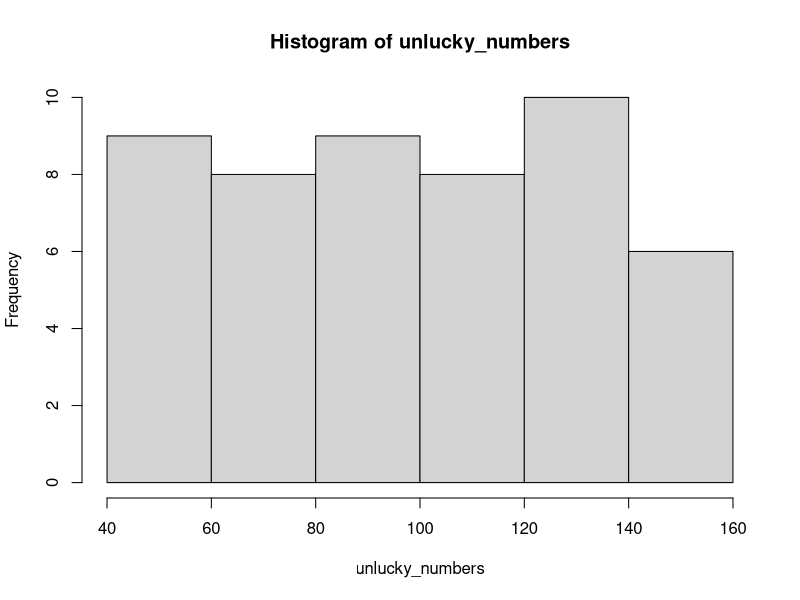
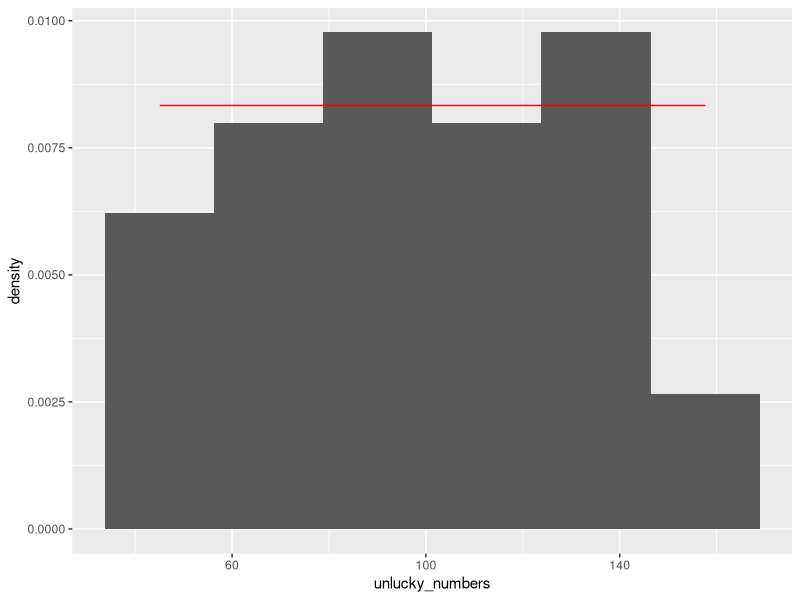
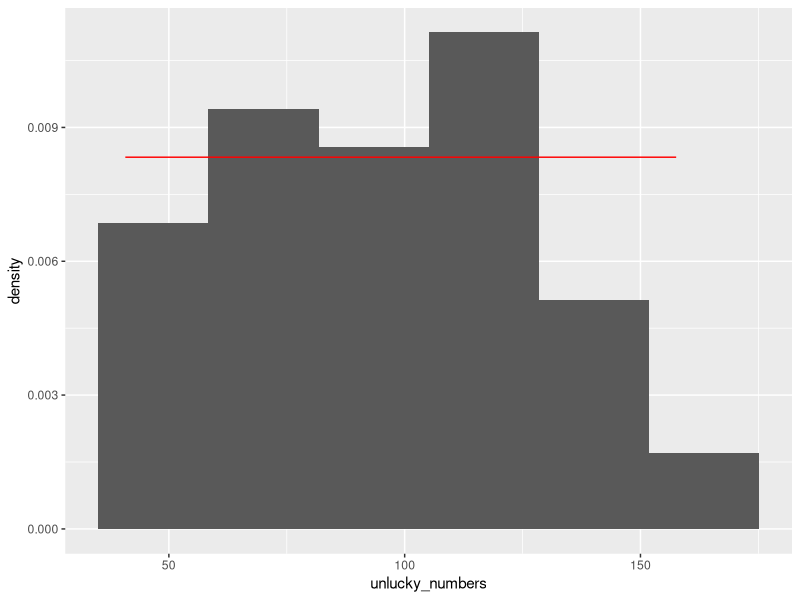
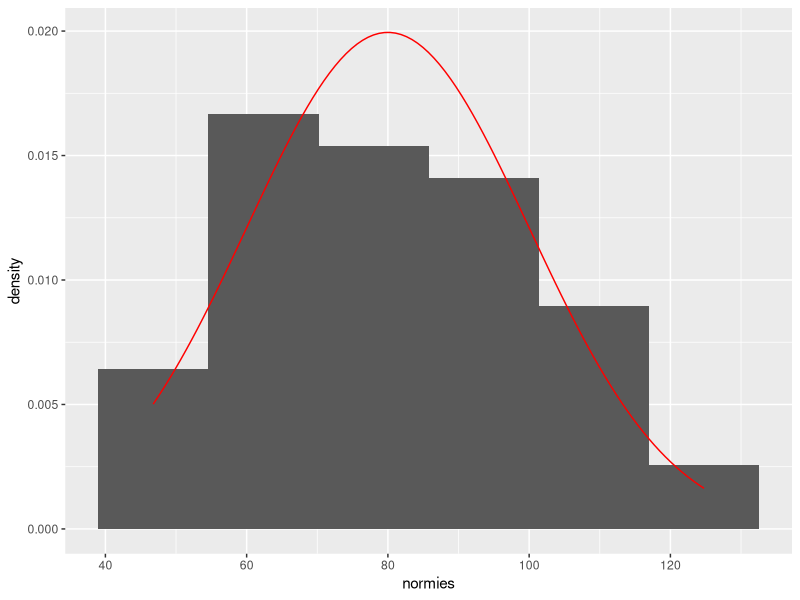
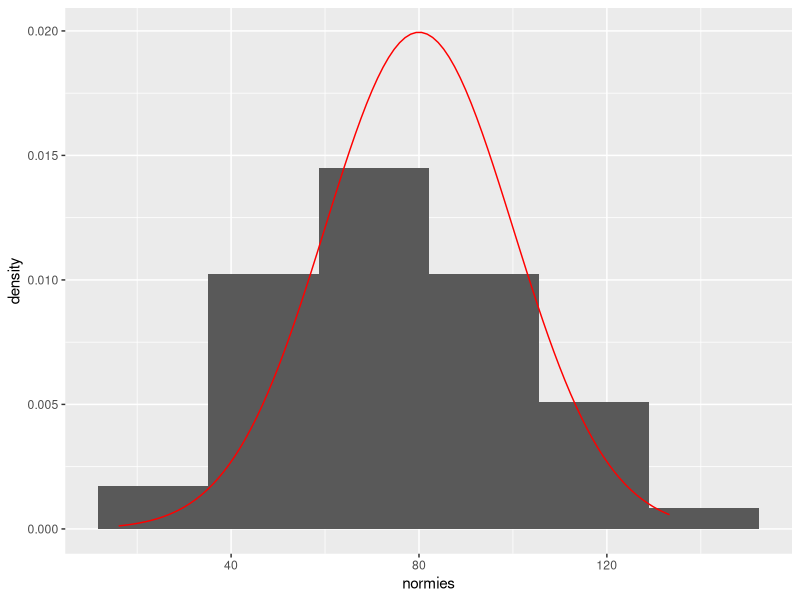
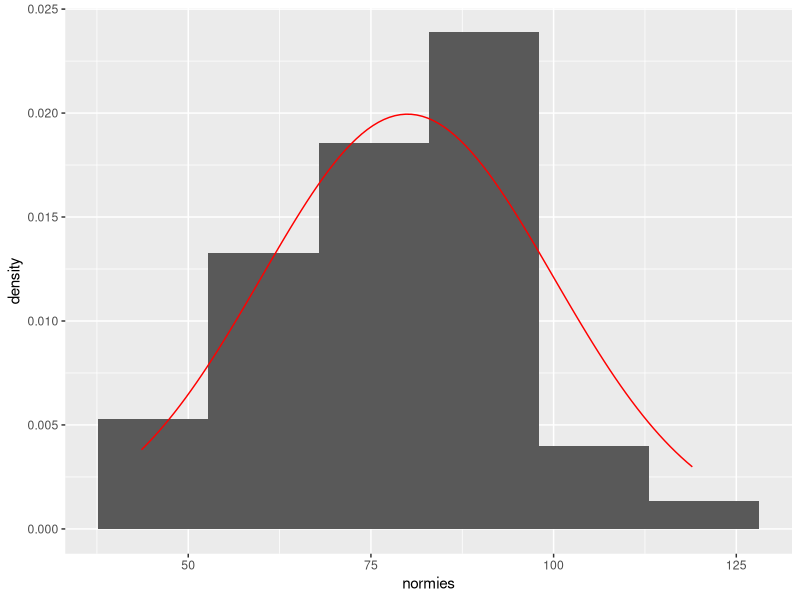
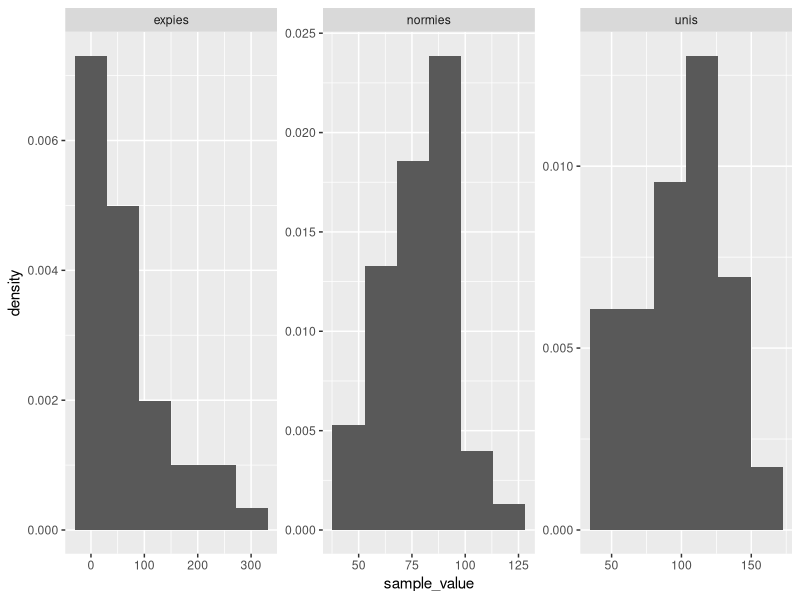
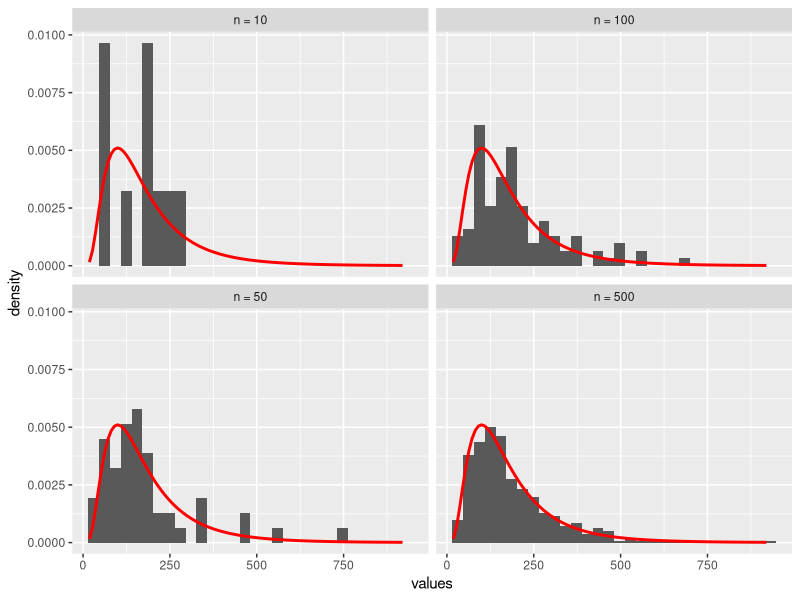

Reproduce these figures in R, in order.
## ---- chunk 1
knitr::opts_chunk$set(echo = TRUE)
## ---- chunk 2
this_is_so_random = runif(n=1)
this_is_so_random
## ---- chunk 3
unlucky_numbers = runif(n=50)
unlucky_numbers
## ---- chunk 4
unlucky_numbers = (unlucky_numbers * (160-40)) + 40
unlucky_numbers
## ---- chunk 5
hist(unlucky_numbers)
## ---- chunk 6
random_df <- as.data.frame(unlucky_numbers)

library(ggplot2)

ggplot(random_df, aes(x=unlucky_numbers)) +
  geom_histogram(aes(y = after_stat(density)), bins = 6) +
  stat_function(
                fun = dunif, 
                args = list(min = 40, max = 160),
                col = 'red')
## ---- chunk 7
low_bound <- 40
upp_bound <- 160

# Generating 50 numbers from the U(0,1) distribution
unlucky_numbers <- runif(n=50)

# transforming to U(40,160) with the quantile function
unlucky_numbers <- qunif(unlucky_numbers, min = low_bound, max = upp_bound)

# Check the results on a histogram
random_df <- as.data.frame(unlucky_numbers)
ggplot(random_df, aes(x=unlucky_numbers)) +
  geom_histogram(aes(y = after_stat(density)), bins = 6) +
  stat_function(
                fun = dunif, 
                args = list(min = 40, max = 160),
                col = 'red')
## ---- chunk 8
mu <- 80
sigma <- 20

# Generating 50 numbers from a U(0,1) distribution
unlucky_numbers <- runif(n=50)

# Transforming to N(80,20) with the help of the quantile function
normies <- qnorm(unlucky_numbers, mean = mu, sd = sigma)

# Check the results on a histogram
norm_df <- as.data.frame(normies)
ggplot(norm_df, aes(x=normies)) +
  geom_histogram(aes(y = after_stat(density)), bins = 6) +
  stat_function(
                fun = dnorm, 
                args = list(mean = mu, sd = sigma),
                col = 'red')
## ---- chunk 9
mu <- 80
sigma <- 20

# Generating 50 numbers from the N(80,20) distribution
normies <- rnorm(n = 50, mean = mu, sd = sigma)

# Check the results on a histogram
norm_df <- as.data.frame(normies)
ggplot(norm_df, aes(x=normies)) +
  geom_histogram(aes(y = after_stat(density)), bins = 6) +
  stat_function(
                fun = dnorm, 
                args = list(mean = mu, sd = sigma),
                col = 'red')
## ---- chunk 10
mu <- 80
sigma <- 20

# Generating 50 numbers from the N(80,20) distribution
set.seed(1992)
normies <- rnorm(n = 50, mean = mu, sd = sigma)

# Check the results on a histogram
norm_df <- as.data.frame(normies)
ggplot(norm_df, aes(x=normies)) +
  geom_histogram(aes(y = after_stat(density)), bins = 6) +
  stat_function(
                fun = dnorm, 
                args = list(mean = mu, sd = sigma),
                col = 'red')
## ---- chunk 11
# Generating 50 numbers from the N(80,20) distribution
mu <- 80
sigma <- 20

set.seed(1992)
normies <- rnorm(n = 50, mean = mu, sd = sigma)
  
# Generating 50 numbers from the Exp(0.0125) distribution
lam <- 0.0125

set.seed(1992)
expies <- rexp(n = 50, rate = lam)

# Generating 50 numbers from the U(40, 160) distribution
low_bound <- 40
upp_bound <- 160

set.seed(1992)
unis <- runif(n = 50, min = low_bound, max = upp_bound)

# Put the results into the same data frame
all_in_one <- data.frame(normies=normies,
                         expies=expies,
                         unis=unis)
str(all_in_one)
## ---- chunk 12
library(tidyverse)
all_in_one_long <- all_in_one %>% gather("distribution", "sample_value")
all_in_one_long
## ---- chunk 13
ggplot(all_in_one_long, aes(x=sample_value)) +
  geom_histogram(aes(y = after_stat(density)), bins=6) +
  facet_wrap(~distribution, scales = "free")
## ---- chunk 14
# parameters of N(80,20)
mu <- 80
sigma <- 20

# parameters of Exp(0.0125)
lam <- 0.0125

# parameters of U(40,160)
low_bound <- 40
upp_bound <- 160

NormStat <- c(
  mu, # Mean (Expected Value)
  sigma, # St Dev
  qnorm(0.5, mu, sigma), # Median
  pnorm(100, mu, sigma)) # P(y_i<100)

ExponStat = c(
  (1/lam), # Mean (Expected Value)
  (1/lam), # St Dev
  qexp(0.5, rate = lam), # Median
  pexp(100, rate = lam)) # P(y_i<100)

UnifStat = c(
  ((low_bound + upp_bound)/2), # Mean (Expected Value)
  ((upp_bound-low_bound)/sqrt(12)), # St Dev
  qunif(0.5, min=low_bound, max=upp_bound), # Median
  punif(100, min=low_bound, max=upp_bound)) # P(y_i<100)

TheoreticalMeasures <- data.frame(Normal=NormStat,
                                  Exponential=ExponStat,
                                  Uniform=UnifStat)

rownames(TheoreticalMeasures) <- c("Exp Value", "St Dev", "Median", "P(y_i<100)") # name of the measures as row indices

TheoreticalMeasures
## ---- chunk 15
NormalSampleStat = c(
  mean(all_in_one$normies), # Mean
  sd(all_in_one$normies), # St Dev
  median(all_in_one$normies), # Median
  sum(all_in_one$normies < 100)/nrow(all_in_one)) # P(y_i<100), now relative freq.

ExponSampleStat = c(
  mean(all_in_one$expies), # Mean
  sd(all_in_one$expies), # St Dev
  median(all_in_one$expies), # Median
  sum(all_in_one$expies < 100)/nrow(all_in_one)) # P(y_i<100), now relative freq.

UnifSampleStat = c(
  mean(all_in_one$unis), # Mean
  sd(all_in_one$unis), # St Dev
  median(all_in_one$unis), # Median
  sum(all_in_one$unis < 100)/nrow(all_in_one)) # P(y_i<100), now relative freq.

SampleStatAll <- data.frame(Normal=NormalSampleStat,
                            Exponential=ExponSampleStat,
                            Uniform=UnifSampleStat)
rownames(SampleStatAll) <- c("Mean", "St Dev", "Median", "P(Y_i<100)") # name of the measures as row indices

SampleStatAll
## ---- chunk 16
TheoreticalMeasures
SampleStatAll
## ---- chunk 17
GenerateSample <- function(sample_size, random_seed){
  # generating sample from N(80,20)
  mu <- 80
  sigma <- 20

  set.seed(random_seed)
  normies <- rnorm(n = sample_size, mean = mu, sd = sigma)
  
  # generating sample from Exp(0.0125)
  lam <- 0.0125

  set.seed(random_seed)
  expies <- rexp(n = sample_size, rate = lam)

  # generating sample from U(40, 160)
  low_bound <- 40
  upp_bound <- 160

  set.seed(random_seed)
  unis <- runif(n = sample_size, min = low_bound, max = upp_bound)

  # Put results in the same data frame
  all_in_one <- data.frame(normies=normies,
                          expies=expies,
                          unis=unis)
  
  NormalSampleStat = c(
    mean(all_in_one$normies), # Mean
    sd(all_in_one$normies), # St Dev
    median(all_in_one$normies), # Median
    sum(all_in_one$normies < 100)/nrow(all_in_one)) # P(y_i<100), now relative freq.

  ExponSampleStat = c(
    mean(all_in_one$expies), # Mean
    sd(all_in_one$expies), # St Dev
    median(all_in_one$expies), # Median
    sum(all_in_one$expies < 100)/nrow(all_in_one)) # P(y_i<100), now relative freq.

  UnifSampleStat = c(
    mean(all_in_one$unis), # Mean
    sd(all_in_one$unis), # St Dev
    median(all_in_one$unis), # Median
    sum(all_in_one$unis < 100)/nrow(all_in_one)) # P(y_i<100), now relative freq.

  SampleStatAll <- data.frame(Normal=NormalSampleStat,
                              Exponential=ExponSampleStat,
                              Uniform=UnifSampleStat)
  rownames(SampleStatAll) <- c("Mean", "St Dev", "Median", "P(Y_i<100)") # name of the measures as row indices
  
  return(SampleStatAll)
}
## ---- chunk 18
GenerateSample(50, 1994)
## ---- chunk 19
TheoreticalMeasures
GenerateSample(50, 1992)
GenerateSample(1000, 1992)
## ---- chunk 20
mu <- 5.01
sigma <- 0.64

gc_df <- data.frame(n=c(rep("n = 10",10),
                        rep("n = 50",50),
                        rep("n = 100",100),
                        rep("n = 500",500)),
                    values = c(rlnorm(10, meanlog = mu, sdlog = sigma),
                               rlnorm(50, meanlog = mu, sdlog = sigma),
                               rlnorm(100, meanlog = mu, sdlog = sigma),
                               rlnorm(500, meanlog = mu, sdlog = sigma)))
gc_df
## ---- chunk 21
ggplot(gc_df, aes(x=values)) +
  geom_histogram(aes(y = after_stat(density))) +
  stat_function(fun = dlnorm, 
                args = list(meanlog = mu, sdlog = sigma),
                col = 'red',
                linewidth = 1) +
  facet_wrap(~n)
## ---- chunk 22
sapply(1:10, function(x) sum(1:100))
## ---- chunk 23
lam <- 0.01

set.seed(1992)
n_10 <- sapply(1:1000, function(x) sum(rexp(n=10, rate = lam)))
n_50 <- sapply(1:1000, function(x) sum(rexp(n=50, rate = lam)))
n_100 <- sapply(1:1000, function(x) sum(rexp(n=100, rate = lam)))
n_500 <- sapply(1:1000, function(x) sum(rexp(n=500, rate = lam)))

clt_df <- data.frame(n_10=n_10,
                     n_50=n_50,
                     n_100=n_100,
                     n_500=n_500)
str(clt_df)
## ---- chunk 24
c(mean(clt_df$n_10), sd(clt_df$n_10))
## ---- chunk 25
clt_df %>% gather("n", "sum_values") %>%
  ggplot(aes(x=sum_values)) +
  geom_histogram(aes(y = after_stat(density)), bins = 15) +
  facet_wrap(~n, scales = "free")
## ---- chunk 26
swimming <- readxl::read_excel("LIDLBalaton2022.xlsx")
str(swimming)
## ---- chunk 27
PopMean = mean(swimming$TIME)
PopStd = sd(swimming$TIME)
PopProp = sum(swimming$TIME > 180)/nrow(swimming)

PopMean
PopStd
PopProp
## ---- chunk 28
set.seed(1992)
selected_into_sample <- sample(rownames(swimming), size = 100, replace = TRUE)
swimming_sample <- swimming[selected_into_sample,]
str(swimming_sample)
## ---- chunk 29
SampleMean = mean(swimming_sample$TIME)
SampleStd = sd(swimming_sample$TIME)
SampleProp = sum(swimming_sample$TIME > 180)/nrow(swimming_sample)

SampleMean
SampleStd
SampleProp
## ---- chunk 30
set.seed(1992)
samples <- replicate(10000, sample(swimming$TIME, size=100, replace = TRUE))
samples <- as.data.frame(t(samples))
rownames(samples) <- paste0("Sample",1:10000)
colnames(samples) <- paste0("Element",1:100)
head(samples)
## ---- chunk 31
set.seed(1992)
exp_samples <- replicate(10000, rexp(n = 200, rate = 0.01))
exp_samples <- as.data.frame(t(exp_samples))
rownames(exp_samples) <- paste0("Sample",1:10000)
colnames(exp_samples) <- paste0("Element",1:100)
head(exp_samples)
## ---- chunk 32
ggplot(as.data.frame(t(exp_samples[6666,])), aes(x=Sample6666)) +
  geom_histogram(aes(y = after_stat(density))) +
  stat_function(fun = dexp, 
                args = list(rate = 0.01),
                col = 'red',
                linewidth = 1)
